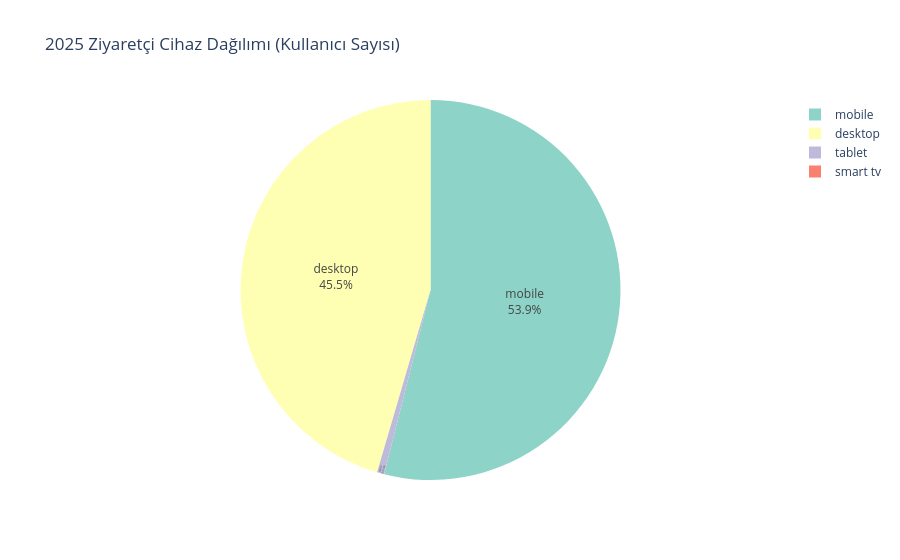

The notebook cell saved with this chart:
### Code cell
# --- 2025 CİHAZ KULLANIM ANALİZİ (MOBİL/TABLET/DESKTOP) ---
print("\nFetching 2025 Device Usage Data...")

try:
    # Fetch Data
    df_devices = analytics.run_report(
        dimensions=["deviceCategory"],
        metrics=["activeUsers", "screenPageViews"],
        date_range=DateRange(start_date="2025-01-01", end_date="2025-12-31")
    )
    
    # Display Table
    print("\n2025 Web Sitesi Cihaz Dağılımı:")
    print(df_devices)
    
    # Visualize
    import plotly.express as px
    if not df_devices.empty:
        # Convert metrics to numbers
        df_devices['activeUsers'] = df_devices['activeUsers'].astype(int)
        df_devices['screenPageViews'] = df_devices['screenPageViews'].astype(int)
        
        # Pie Chart
        fig = px.pie(df_devices, 
                     values='activeUsers', 
                     names='deviceCategory', 
                     title='2025 Ziyaretçi Cihaz Dağılımı (Kullanıcı Sayısı)',
                     color_discrete_sequence=px.colors.qualitative.Set3)
        fig.update_traces(textposition='inside', textinfo='percent+label')
        fig.show()
        
except Exception as e:
    print(f"An error occurred: {e}")

### Figure 1 — Plotly figure (JSON) as saved in the notebook; plotly's stock layout.template omitted (floating-point values rounded to 4 significant figures)
{"data": [{"domain": {"x": [0, 1], "y": [0, 1]}, "hovertemplate": "deviceCategory=%{label}<br>activeUsers=%{value}<extra></extra>", "labels": ["mobile", "desktop", "tablet", "smart tv"], "legendgroup": "", "name": "", "showlegend": true, "textinfo": "percent+label", "textposition": "inside", "type": "pie", "values": [142159, 119869, 1618, 6]}], "layout": {"legend": {"tracegroupgap": 0}, "piecolorway": ["rgb(141,211,199)", "rgb(255,255,179)", "rgb(190,186,218)", "rgb(251,128,114)", "rgb(128,177,211)", "rgb(253,180,98)", "rgb(179,222,105)", "rgb(252,205,229)", "rgb(217,217,217)", "rgb(188,128,189)", "rgb(204,235,197)", "rgb(255,237,111)"], "title": {"text": "2025 Ziyaretçi Cihaz Dağılımı (Kullanıcı Sayısı)"}}}
